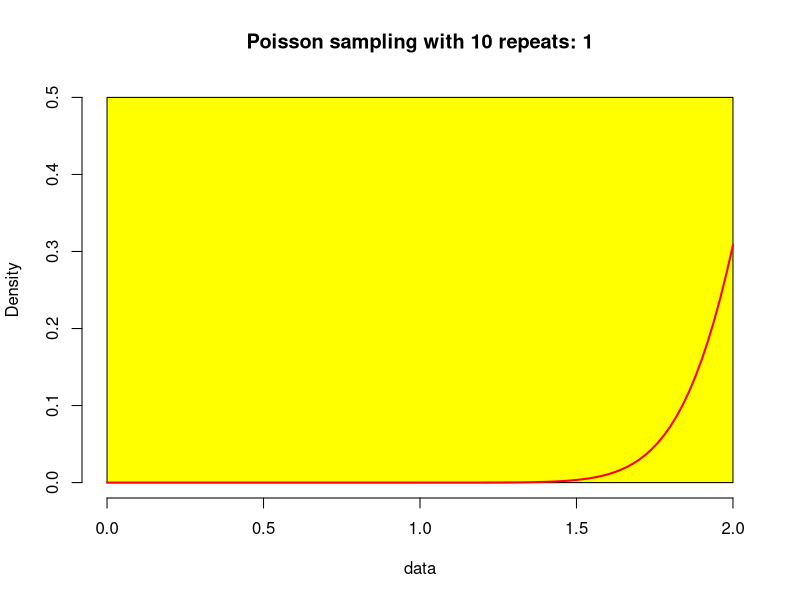
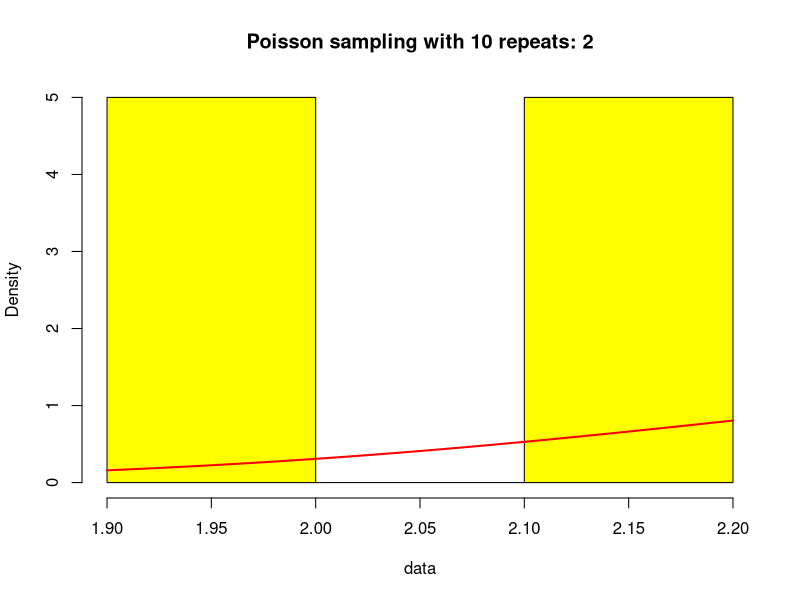
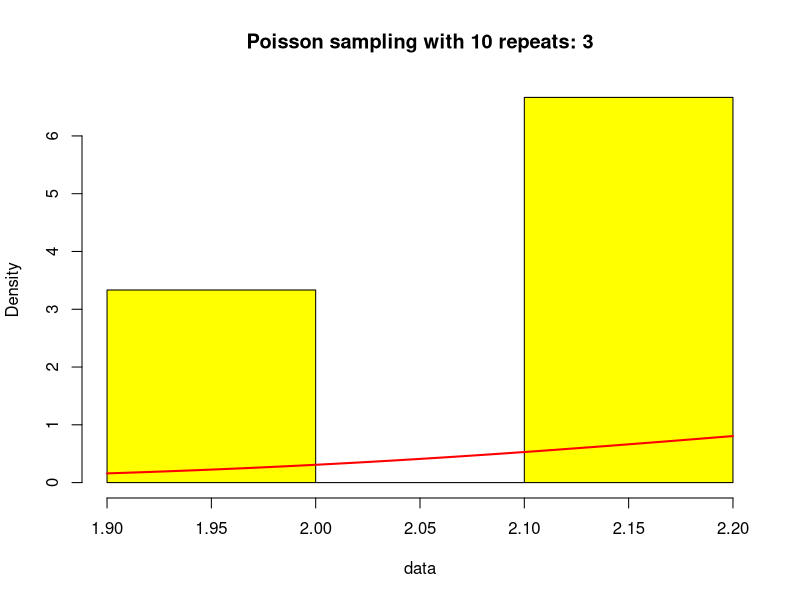
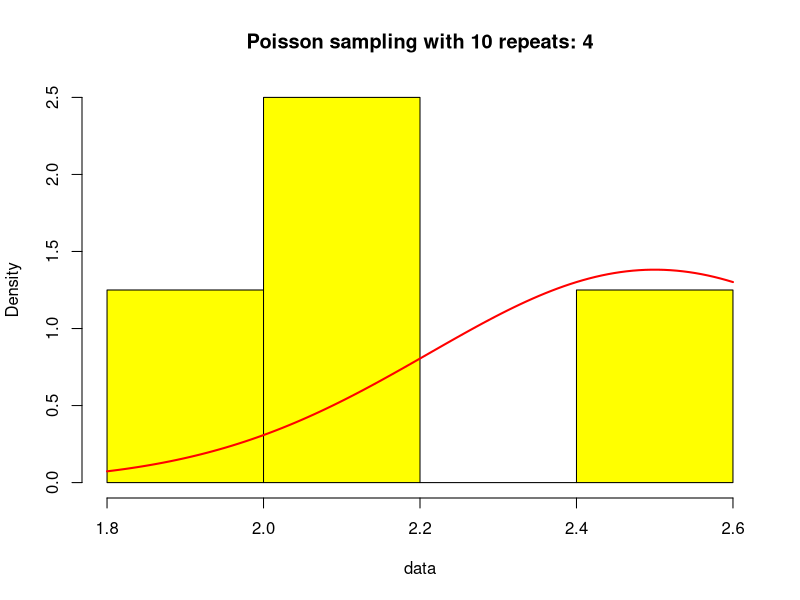
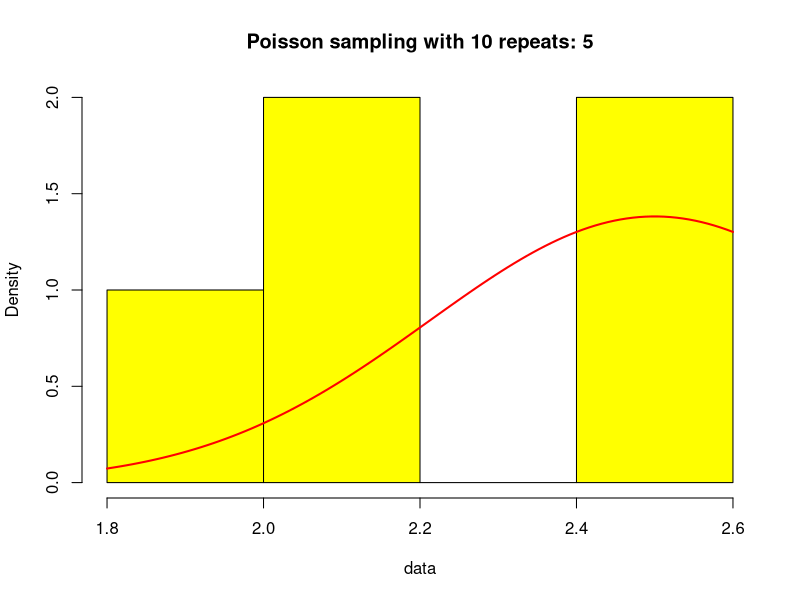
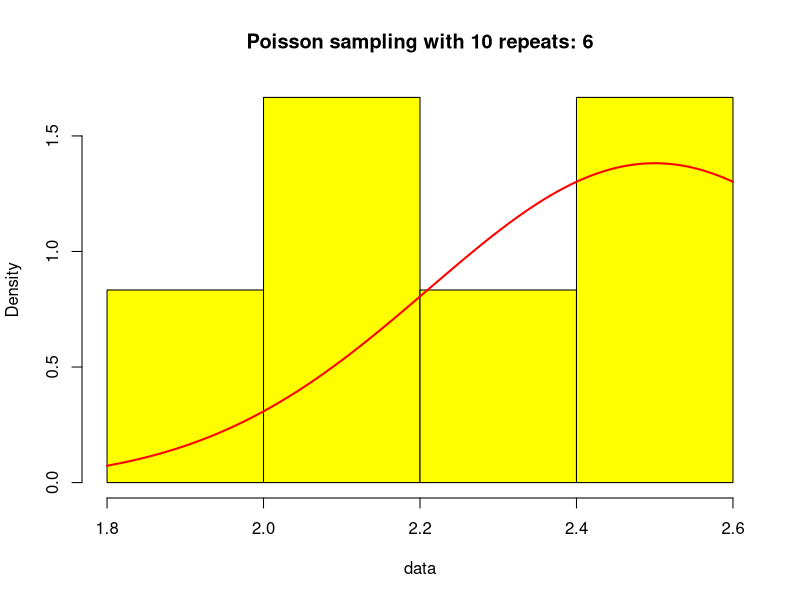
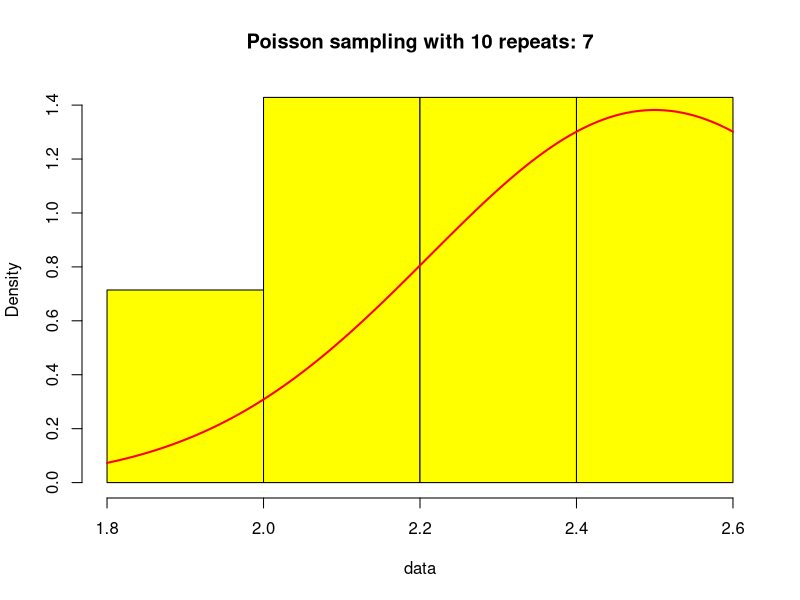
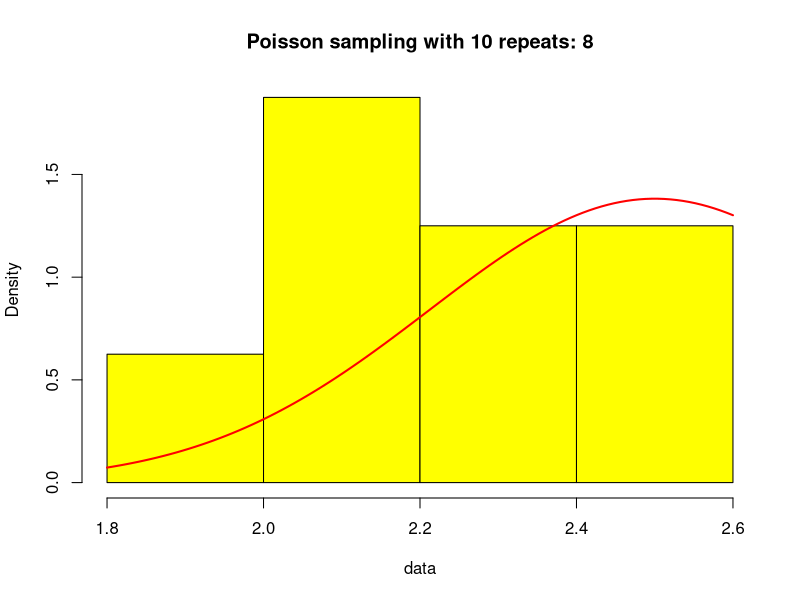

Write the R code that produced these figures, in order.
times = 10
data<-rep(times, 0)
for(j in 1:times)
{
  nums = rpois(30, lambda = 2.5)
  data[j] = mean(nums)
  hist(data, main = paste("Poisson sampling with 10 repeats:", j), plot = T,col = "yellow", prob = T)
  curve(dnorm(x, mean = 2.5, sd=sqrt(2.5)/sqrt(30)), col="red", lwd=2, add=T)
  Sys.sleep(0.06)
}